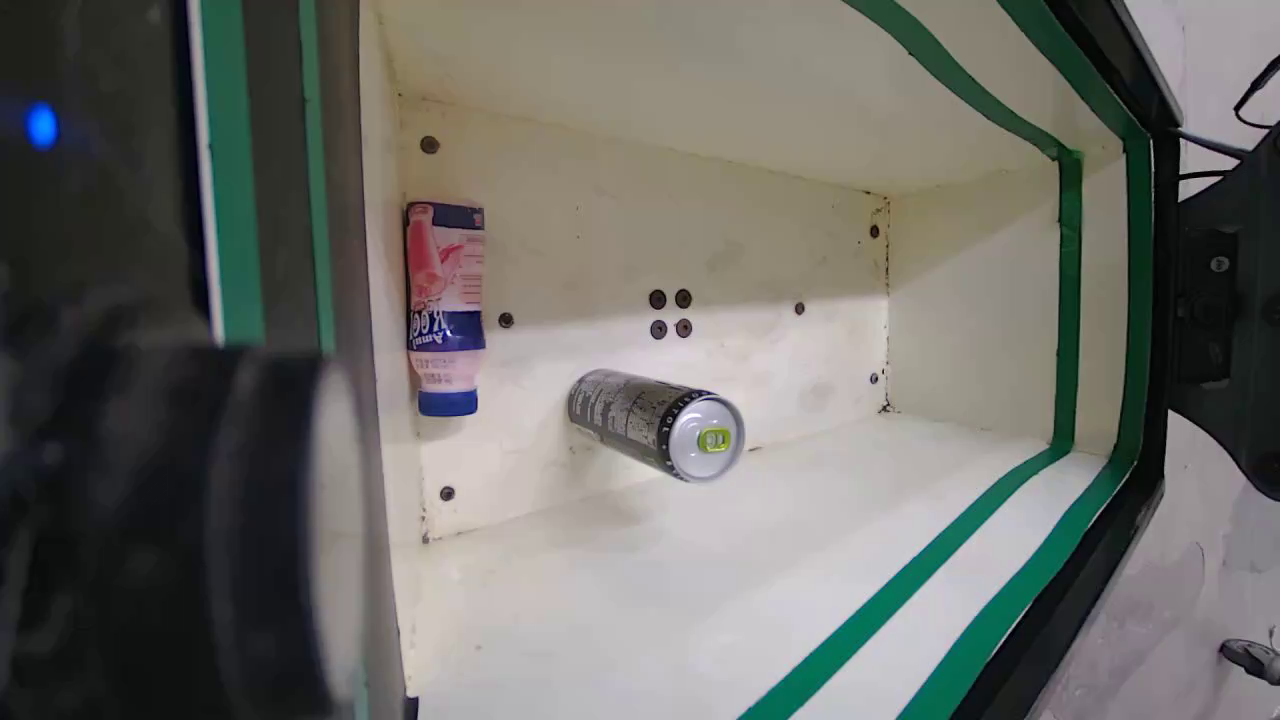
#> input picture frame 12 of a-side/a3.mp4, 1280 x 720 px, given in place of b3.mp4, which was not available
$ python obstruction-check.py
#> lines starting #> are read from the running program, lines starting #| are printed output that depends on the picture; after the words box and inside, x2 and y2 are one past the last pixel; in counts of white or black regions, pixels touching at a corner belong together; pictures that were not available may be replaced by others from this repository, and a replacement may not be noted
import cv2
import numpy as np

def detect_obstruction(video_path, polygon_coords):
    # Open the video file
#> called with video_path = 'b-side/b3.mp4'
    video = cv2.VideoCapture(video_path)

    # Check if video opened successfully
    if not video.isOpened():
        print("Error: Could not open video.")
        return

    # Get the total number of frames
    total_frames = int(video.get(cv2.CAP_PROP_FRAME_COUNT))
    print(f"Total number of frames: {total_frames}")

    obstruction_detected = False

    # Convert the coordinates to a numpy array of integer points
    polygon = np.array(polygon_coords, np.int32)
    polygon = polygon.reshape((-1, 1, 2))

    # Loop through all the frames
    for frame_num in range(total_frames):
        ret, frame = video.read()

        if not ret:
            print(f"Error: Could not read frame {frame_num}.")
            continue

        # Create a mask with the same dimensions as the frame
        mask = np.zeros(frame.shape[:2], dtype=np.uint8)

        # Fill the polygon on the mask
        cv2.fillPoly(mask, [polygon], 255)

        # Convert the frame to HSV color space
        hsv_frame = cv2.cvtColor(frame, cv2.COLOR_BGR2HSV)

        # Define the green color range in HSV
        lower_green = np.array([40, 40, 40])
        upper_green = np.array([70, 255, 255])

        # Threshold the HSV image to get only green colors
        green_mask = cv2.inRange(hsv_frame, lower_green, upper_green)

        # Apply the polygon mask to isolate the area of interest
        green_masked = cv2.bitwise_and(green_mask, green_mask, mask=mask)

        # Check for non-zero pixels within the polygon
        if cv2.countNonZero(green_masked) > cv2.countNonZero(mask):
            print(f"Obstruction detected in frame {frame_num}.")
            obstruction_detected = True
            break
#> this loop made 31 passes
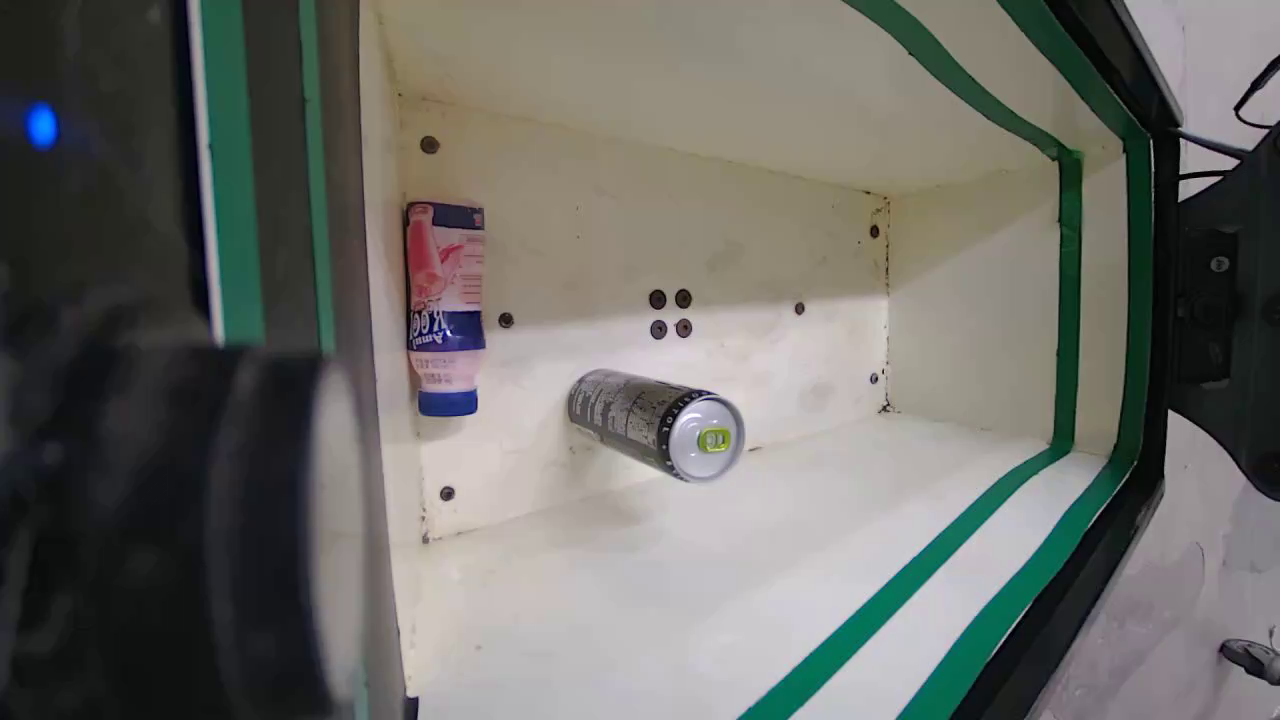
#> input picture frame 12 of a-side/a3.mp4, 1280 x 720 px, given in place of b3.mp4, which was not available
#> pass 1, in detect_obstruction, `green_mask = cv2.inRange(hsv_frame, lower_green, upper_green)`:
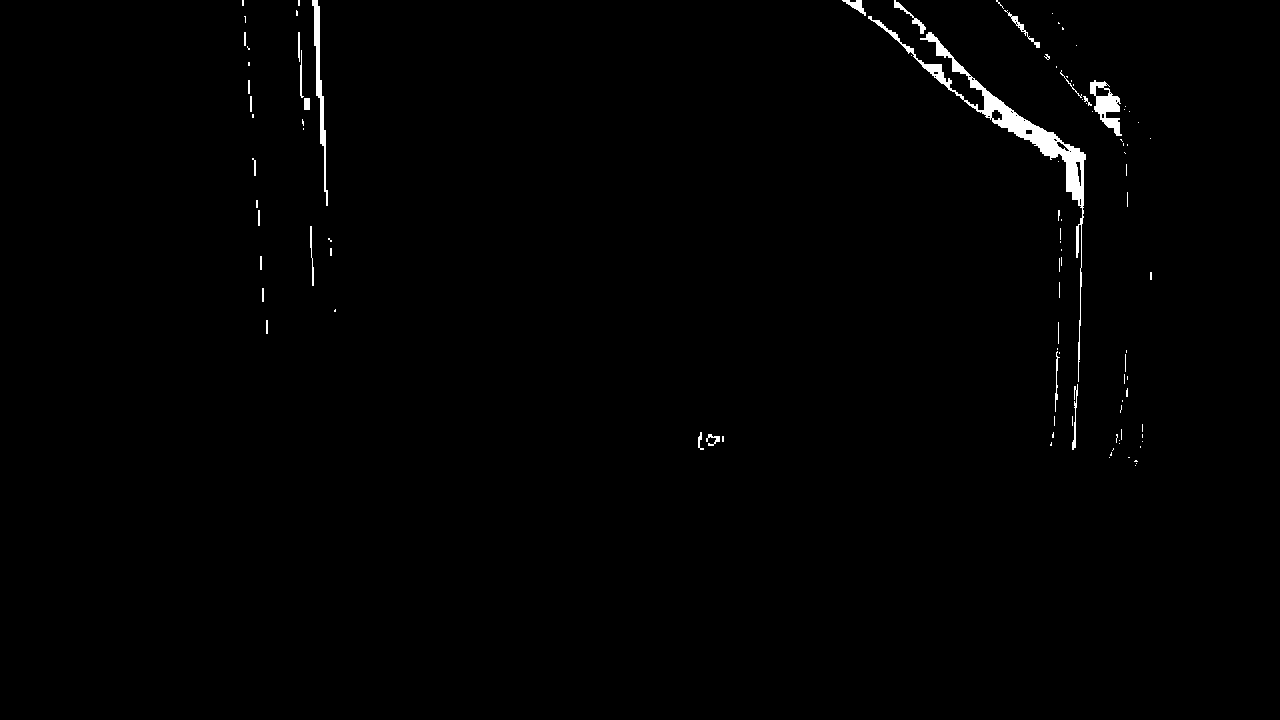
#> green_mask: shape (720, 1280); 0.84% white; 102 white regions (77 under 20 px), largest, box (x1, y1, x2, y2) and area: (868, 16, 1086, 382) 4142, (312, 0, 328, 206) 864, (1090, 80, 1122, 136) 786
#> after the loop:
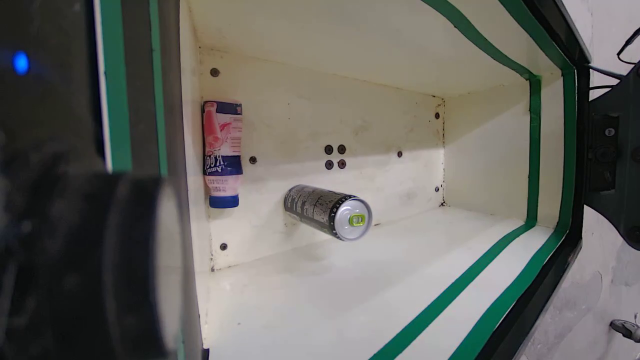
#> frame: shape (720, 1280, 3) (shown at 1/2 size); mean B, G, R 97.6, 102.9, 103.2
#> after the loop:
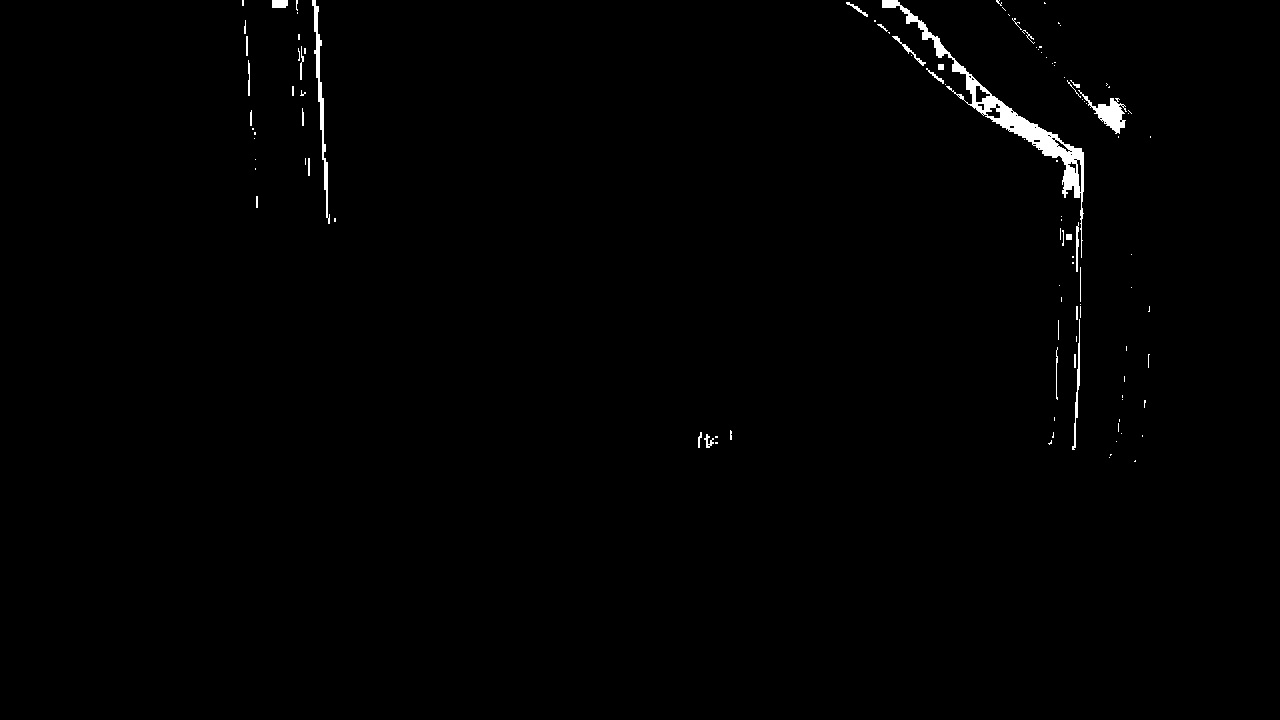
#> green_mask: shape (720, 1280); 0.78% white; 110 white regions (77 under 20 px), largest, box (x1, y1, x2, y2) and area: (882, 0, 1084, 258) 3734, (312, 0, 330, 224) 810, (1078, 90, 1127, 134) 691
#> after the loop:
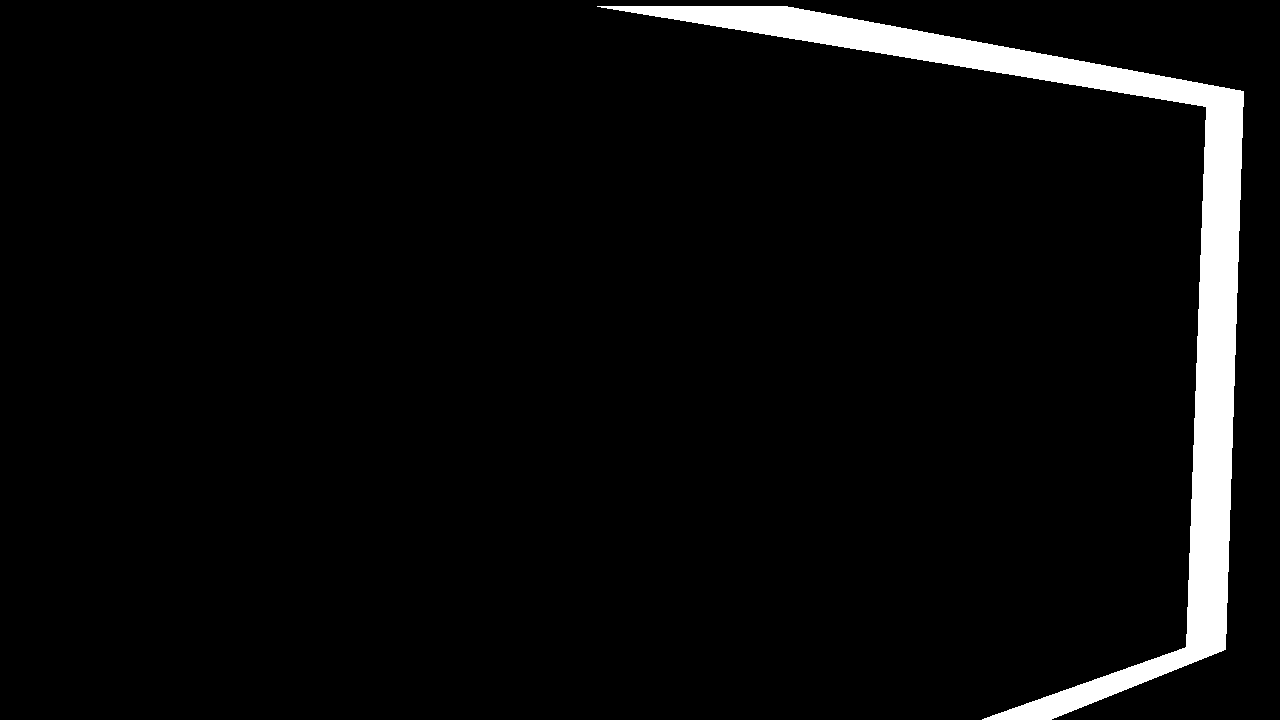
#> mask: shape (720, 1280); 4.4% white; 1 white region, box (x1, y1, x2, y2) and area: (597, 6, 1244, 720) 40555

    if not obstruction_detected:
        print("No obstruction detected throughout the video.")

    # Release the video capture object
    video.release()

# Coordinates of the green line polygon
polygon_coords = [
    [1243, 91], [1225, 649], [1050, 719], [982, 719],
    [1186, 647], [1206, 106], [597, 6], [785, 6]
]

# Replace 'your_video.mp4' with the path to your video file
video_path = 'b-side/b3.mp4'
detect_obstruction(video_path, polygon_coords)
